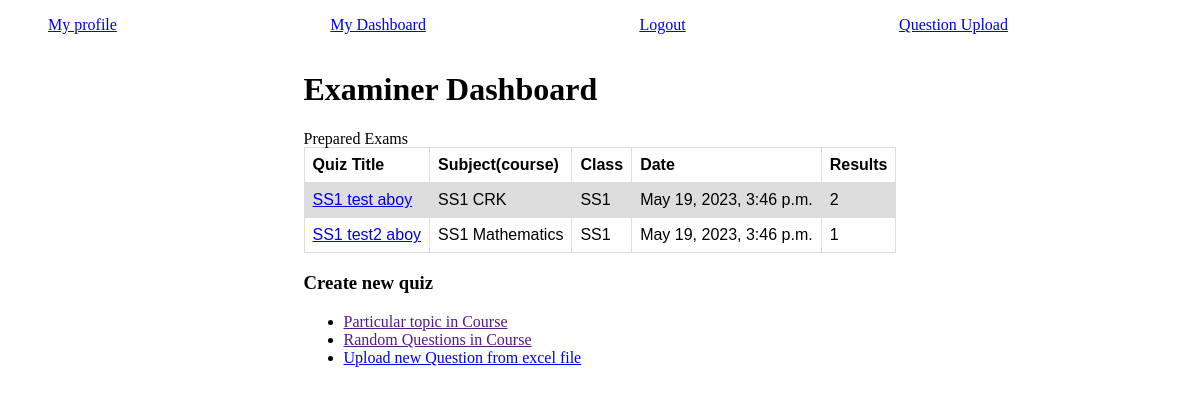
/quiz/dashboard/ (signed in), run on an earlier commit of the app's database.
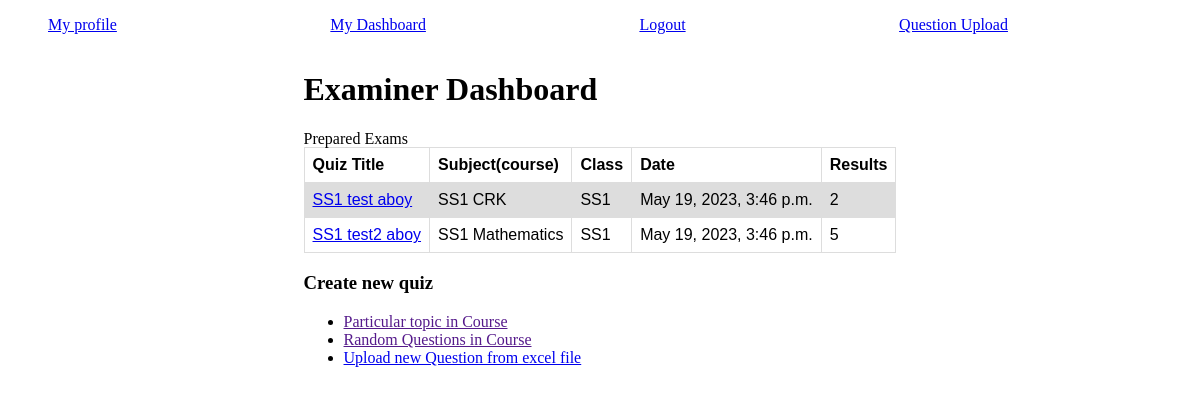
And on a later commit of the database.
### cbt_app/models.py (models this page shows)
class Quiz(models.Model):
    title = models.CharField(max_length=100)
    examiner = models.ForeignKey(settings.AUTH_USER_MODEL, on_delete=models.CASCADE, null=True)
    questions = models.ManyToManyField(Question)
    course = models.ForeignKey(Courses, on_delete=models.CASCADE, null=True)
    level = models.ForeignKey(Level, on_delete=models.CASCADE,null=True)
    single_attempt = models.BooleanField(blank=False, default=True)
    random_order = models.BooleanField(blank=False, default=True, help_text='orders with which questions will appear')
    max_questions = models.PositiveIntegerField(help_text='Display the questions in a random order or as they are set?')
    duration = models.IntegerField(help_text='duration in minutes')
    start_time =models.DateTimeField(auto_now_add=True)
    end_time = models.DateTimeField()
    def __str__(self) -> str:
        return self.level.name+' ' + self.title
    """

    def save(self, *args, **kwargs):
        self.choices = []
        # get course query set
        c = Courses.objects.all()
        # loop throught d query set and save it in choices variable
        for course in c:
            self.choices.append(
                (course.id, course)
            )

        self.course = models.ForeignKey(Courses, on_delete=models.CASCADE, choices=self.choices, null=True)
        super().save(*args, **kwargs)

    """

class Level(models.Model):
    name = models.CharField(max_length=50,blank=False, unique=True)
    def __str__(self):
        return self.name

class Courses(models.Model):
    name = models.CharField(max_length=50,blank=False, unique=True)
    level = models.ForeignKey(Level, on_delete=models.CASCADE, blank=False)
    def __str__(self):
        return self.level.name +' '+ self.name

### cbt_app/views.py (the view)
# urls.py: path('dashboard/',view=dashboard, name='dashboard'),
@login_required
def dashboard(request):
    print('dashboard route running')
    user = request.user
    is_teacher = not user.is_student #not a student
    if is_teacher:
        contents = Quiz.objects.filter(examiner=user)
        sitting = Sitting.objects.filter(quiz__examiner=user)
        quiz_sit_pair ={
            x.quiz:Sitting.objects.filter(quiz=x.quiz).count() for x in sitting
        }
        context = {
            'contents':contents,
            'sittings':sitting,
            'quiz_pair':quiz_sit_pair,
        }
        return render(request, 'dashboard.html', context)
    contents = Quiz.objects.all()
    context = {
        'contents':contents,
    }
    return render(request, 'dashboard.html', context)

### templates/dashboard.html (shortened to what this page needs)
{% extends 'base.html' %}
{% block content %}
{% if user.is_student %}
<div class="container" style="width: 100vw; display: flex; justify-content: center;">
    <div class="parent">
        <h1>
            User Dashboard
        </h1>
        <h2>
            {% for message in messages %}
                {{message}}
            {% endfor %}
        </h2>
        <table style="width: 100%;">
            <tr>
                <thead>Available Exams</thead>
            </tr>
            <tr>
                <th>Exams Title</th>
                <th>Subject(course)</th>
                <th>Class(level)</th>
                <th>Duration (min)</th>
            </tr>
            {% for quiz in contents %}
            <tr>
                <td><a href="{% url 'cbt_app:take_quiz' quiz.id %}">{{quiz}}</a></td>
                <td>{{quiz.course}}</td>
                <td>{{quiz.level}}</td>
                <td>{{quiz.duration}}</td>
            </tr>
            {% endfor %}
        </table>
    </div>
</div>
{% else %}
<div class="container" style="width: 100vw; display: flex; justify-content: center;">
    <div class="parent">
        <h1>
            Examiner Dashboard
        </h1>
        <table style="width: 100%;">
            <tr>
                <th>Quiz Title</th>
                <th>Subject(course)</th>
                <th>Class</th>
                <th>Date</th>
                <th>Results</th>
            </tr>
            {% for x,y in quiz_pair.items %}
            <tr>
                <td><a href="{% url 'cbt_app:result_list' x.id %}">{{x}}</a></td>
                <td>{{x.course}}</td>
                <td>{{x.level}}</td>
                <td>{{x.start_time}}</td>
                <td>{{y}}</td>
            </tr>
            {% endfor %}
        </table>
        <h3>
            Create new quiz
        </h3>
        <ul>
            <li><a href="">Particular topic in Course</a></li>
            <li><a href="">Random Questions in Course</a> </li>
            <li><a href="{% url 'file_processing:question_upload' %}">Upload new Question from excel file</a></li>
        </ul>
    </div>
</div>
{% endif %}
{% endblock %}

What changed in the data, as far as the page shows it:
changed Quiz "SS1 test2 aboy": max_questions "1" → "5"
